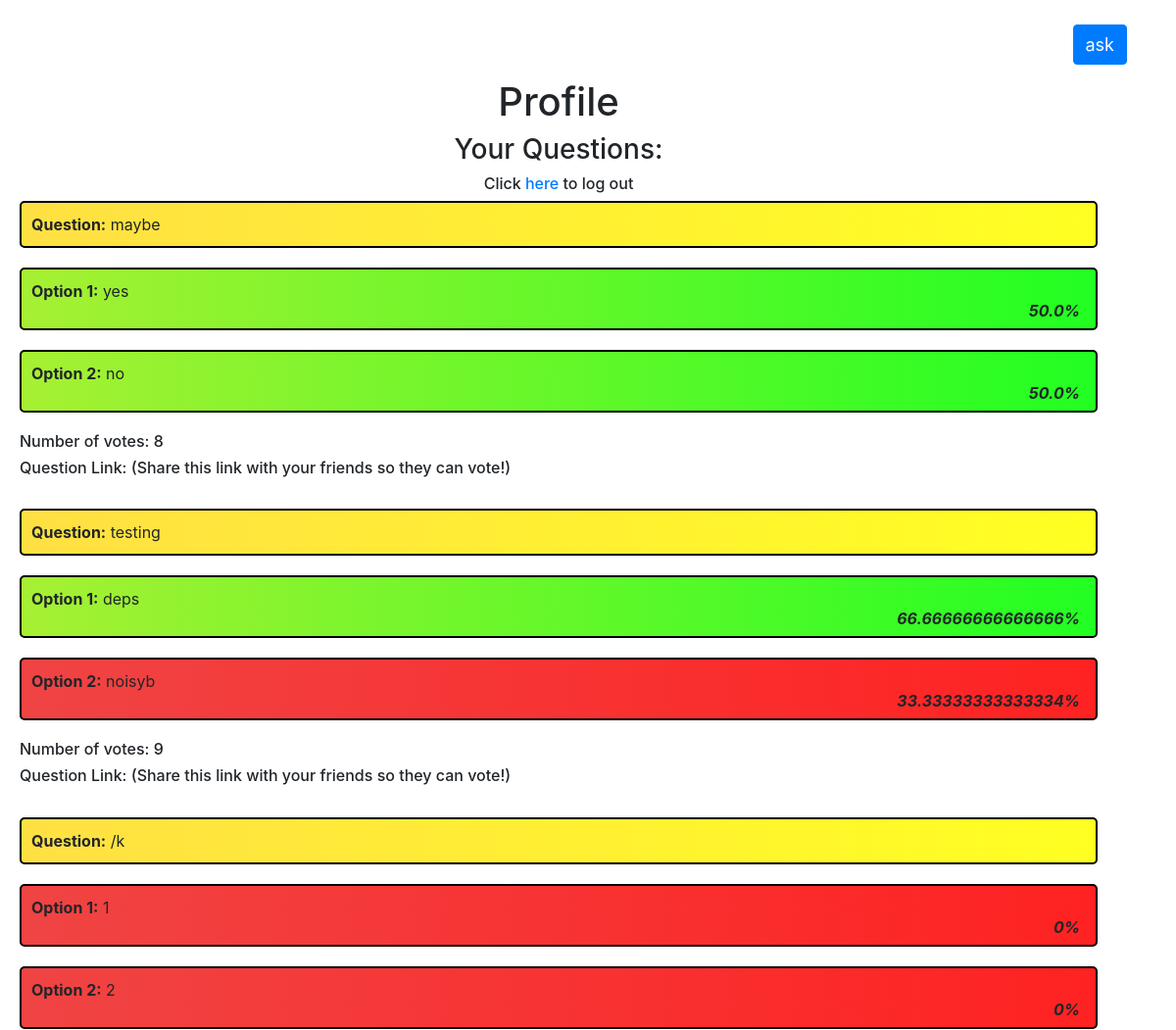
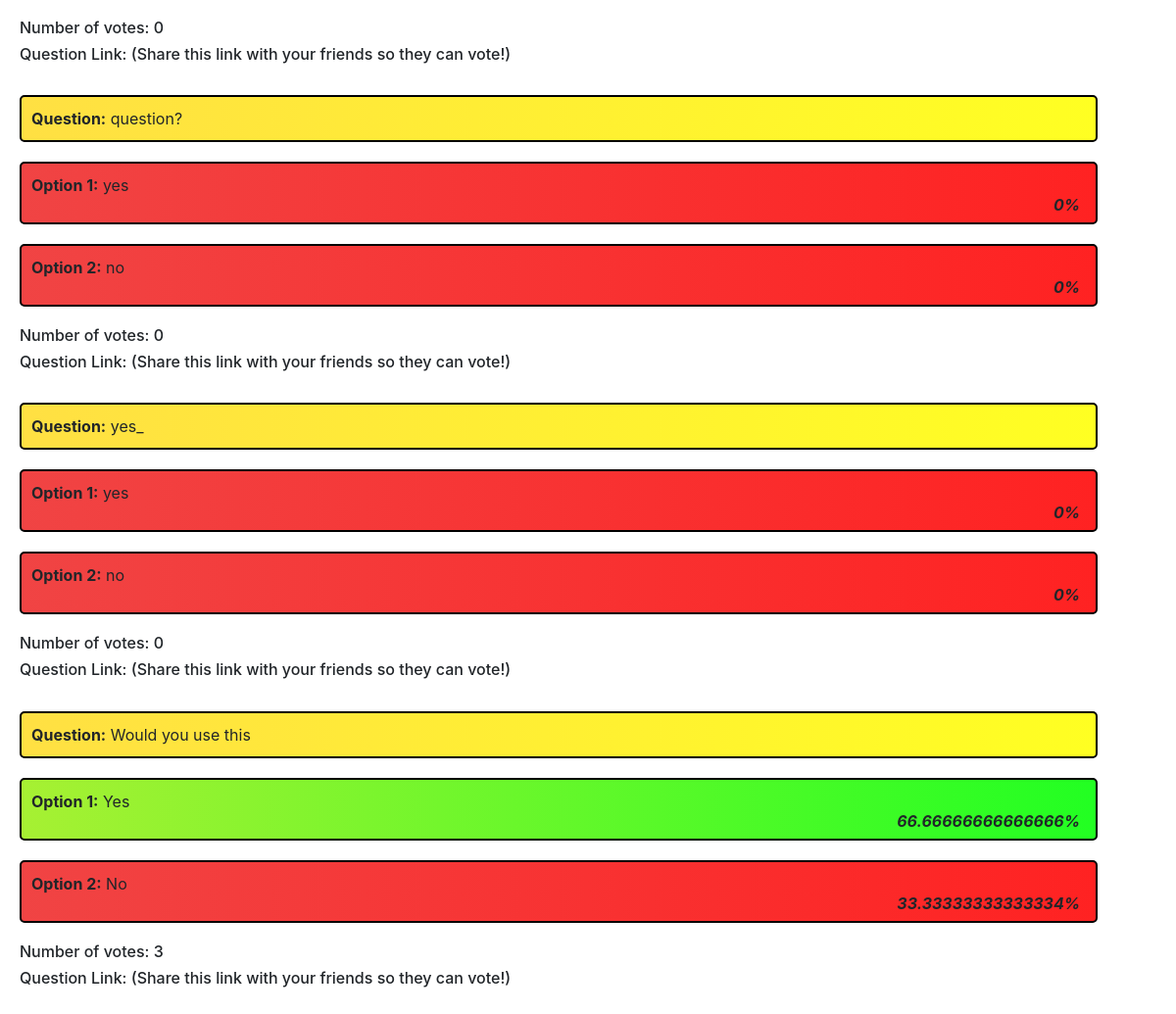
/accounts/profile/ (signed in), run on the app's committed database (2 pictures, top to bottom).
### accounts/models.py (models this page shows, shortened)
class Question(models.Model):
    question = models.CharField(max_length=250)
    option1 = models.CharField(max_length=100)
    option2 = models.CharField(max_length=100)
    author = models.ForeignKey(User, on_delete=models.CASCADE)
    option1_votes = models.IntegerField(default=0)
    no_of_votes = models.IntegerField(default=0)
    link = models.CharField(max_length=500)

### accounts/views.py (the view)
def profile(request):
    if request.user.is_authenticated():
        user = User.objects.get(username=request.user.username)
        question_objects = Question.objects.filter(author=user)
        questions = []
        for question in question_objects:
            _question = question.question
            Option1 = question.option1
            try:
                Option1_percentage = (question.option1_votes / question.no_of_votes) * 100
            except:
                Option1_percentage = 0
            Option2 = question.option2
            Option2_percentage = 100 - Option1_percentage
            No_of_votes = question.no_of_votes
            if No_of_votes == 0:
                state1 = 'minority'
                state2 = 'minority'
                Option2_percentage = 0
            elif Option1_percentage > Option2_percentage:
                state1 = 'majority'
                state2 = 'minority'
            elif Option1_percentage < Option2_percentage:
                state1 = 'minority'
                state2 = 'majority'
            else:
                state1 = 'majority'
                state2 = 'majority'
            questions.append([_question, Option1, state1, Option1_percentage, Option2, state2, Option2_percentage, No_of_votes])
        return render(request, 'accounts/profile.html', {'questions': questions})

### accounts/templates/accounts/profile.html
{% extends "accounts/base.html" %}
{% block content %}
  <div class="profile">
    <center>
      <h1>Profile</h1>
      <h3>Your Questions:</h3>
      <h6>Click <a href='../logout'>here</a> to log out</h6>
    </center>
    <a href='../ask'><button class='btn btn-primary ask'>ask</button></a>
    {% for question in questions %}
      <div class="box">
        <p class='question'><b>Question:</b> {{question.0}}</p>
        <div class="{{question.2}}">
          <p><b>Option 1:</b> {{question.1}}</p>
          <p class='percentage'><b> <i> {{question.3}}% </i> </b></p>
        </div>
        <div class="{{question.5}}">
          <p><b>Option 2:</b> {{question.4}}</p>
          <p class='percentage'><b> <i> {{question.6}}% </i> </b></p>
        </div>
        <h6>Number of votes: {{question.7}}</h6>
        <h6>Question Link: {{question.8}} (Share this link with your friends so they can vote!)</h6>
      </div>
      <br>
      {% endfor %}
  </div>
  <br>
  <br>
  <br>
  <br>
  <br>
  <br>
  <br>
  <br>
  <br>
  <br>
  <br>
  <br>
  <br>
  <br>
{% endblock %}

### accounts/templates/accounts/base.html (shortened to what this page needs)
<!DOCTYPE html>
<html lang="en" dir="ltr">
<head>
  {% load staticfiles %}
  <link rel="stylesheet" href="{% static 'accounts/css/bootstrap.min.css' %}" type = "text/css"/>
</head>
<body>
  {% block content %}
  {% endblock %}
</body>
</html>

### data on the page
Question: question "maybe", option1 "yes", option2 "no"
Question: question "testing", option1 "deps", option2 "noisyb"
Question: question "/k", question "1", question "0", option2 "2"
Question: question "question?", option1 "yes", option2 "no"
Question: question "yes_", option1 "yes", option2 "no"
Question: question "Would you use this", option1 "Yes", option2 "No"

### other printed values
{{ question.3 }} "50.0" "66.66666666666666" "0" "0" "66.66666666666666"
{{ question.6 }} "50.0" "33.33333333333334" "0" "0" "33.33333333333334"
{{ question.7 }} "8" "9" "0" "0" "3"
